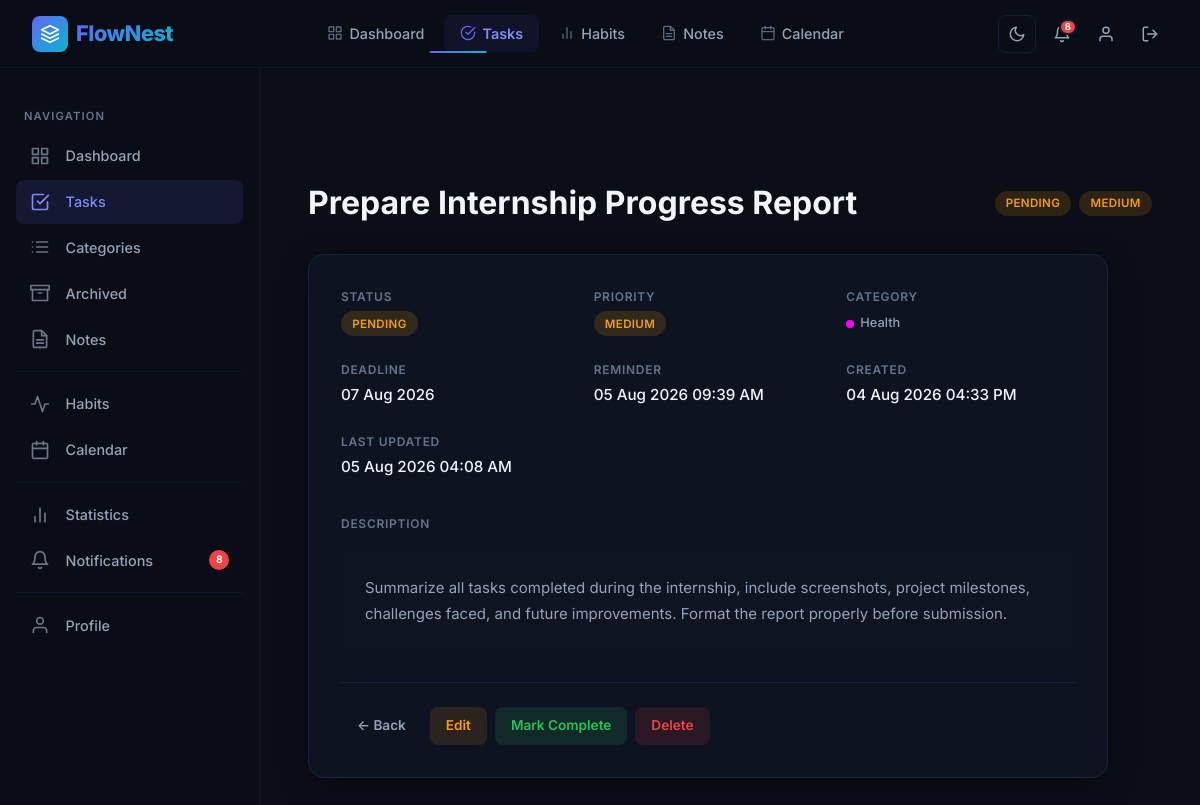
The app's page /tasks/view/4 (signed in) with its own data.
### app/models.py (models this page shows, shortened)
class Task(db.Model):
    __tablename__ = "tasks"
    id = db.Column(db.Integer, primary_key=True)
    title = db.Column(db.String(200), nullable=False)
    description = db.Column(db.Text, nullable=True)
    priority = db.Column(db.String(20), default="Medium")
    status = db.Column(db.String(20), default="Pending")
    deadline = db.Column(db.Date, nullable=True)
    reminder = db.Column(db.DateTime, nullable=True)
    attachment = db.Column(db.String(255), nullable=True)
    created_at = db.Column(
        db.DateTime,
        default=datetime.utcnow
    )
    updated_at = db.Column(
        db.DateTime,
        default=datetime.utcnow,
        onupdate=datetime.utcnow
    )
    reminder_sent = db.Column(
    db.Boolean,
    default=False
    )
    user_id = db.Column(
        db.Integer,
        db.ForeignKey("users.id"),
        nullable=False
    )
    category_id = db.Column(
        db.Integer,
        db.ForeignKey("categories.id"),
        nullable=True
    )
    user = db.relationship(
    "User",
    back_populates="tasks"
    )
    category = db.relationship(
    "Category",
    back_populates="tasks"
    )

class Category(db.Model):
    __tablename__ = "categories"
    id = db.Column(
        db.Integer,
        primary_key=True
    )
    user = db.relationship(
    "User",
    back_populates="categories"
    )
    tasks = db.relationship(
    "Task",
    back_populates="category",
    lazy=True
    )
    name = db.Column(
        db.String(100),
        nullable=False
    )
    color = db.Column(
        db.String(20),
        default="#007bff"
    )
    user_id = db.Column(
        db.Integer,
        db.ForeignKey("users.id"),
        nullable=False
    )

### app/routes/tasks.py (the view)
@tasks.route("/view/<int:task_id>")
@login_required
def view_task(task_id):
    task = Task.query.filter_by(
        id=task_id,
        user_id=current_user.id
    ).first_or_404()
    return render_template(
        "tasks/view.html",
        task=task
    )

### app/extensions.py (called while the page is built)
@login_manager.user_loader
def load_user(user_id):
    from app.models import User
    return User.query.get(int(user_id))

### app/templates/tasks/view.html (shortened to what this page needs)
{% extends "base.html" %}
{% block content %}
<div class="page-wrapper with-sidebar">
    <div class="page-content">
        <div class="page-header fade-in">
            <h2>{{ task.title }}</h2>
            <div style="display: flex; gap: 8px;">
                <span class="badge badge-{{ task.status|lower }}">{{ task.status }}</span>
                <span class="badge badge-{{ task.priority|lower }}">{{ task.priority }}</span>
            </div>
        </div>
        <div class="glass-card no-hover detail-card fade-in fade-in-delay-1">
            <div class="detail-grid">
                <div class="detail-item">
                    <span class="detail-label">Status</span>
                    <span class="detail-value">
                        <span class="badge badge-{{ task.status|lower }}">{{ task.status }}</span>
                    </span>
                </div>
                <div class="detail-item">
                    <span class="detail-label">Priority</span>
                    <span class="detail-value">
                        <span class="badge badge-{{ task.priority|lower }}">{{ task.priority }}</span>
                    </span>
                </div>
                <div class="detail-item">
                    <span class="detail-label">Category</span>
                    <span class="detail-value">
                        {% if task.category %}
                        <span class="category-tag">
                            <span class="category-dot" style="background: {{ task.category.color }};"></span>
                            {{ task.category.name }}
                        </span>
                        {% else %}
                        <span style="color: var(--text-muted);">Uncategorized</span>
                        {% endif %}
                    </span>
                </div>
                <div class="detail-item">
                    <span class="detail-label">Deadline</span>
                    <span class="detail-value">
                        {% if task.deadline %}
                        {{ task.deadline.strftime("%d %b %Y") }}
                        {% else %}
                        <span style="color: var(--text-muted);">No Deadline</span>
                        {% endif %}
                    </span>
                </div>
                <div class="detail-item">
                    <span class="detail-label">Reminder</span>
                    <span class="detail-value">
                        {% if task.reminder %}
                        {{ task.reminder.strftime("%d %b %Y %I:%M %p") }}
                        {% else %}
                        <span style="color: var(--text-muted);">Not Set</span>
                        {% endif %}
                    </span>
                </div>
                <div class="detail-item">
                    <span class="detail-label">Created</span>
                    <span class="detail-value">{{ task.created_at.strftime("%d %b %Y %I:%M %p") }}</span>
                </div>
                {% if task.updated_at %}
                <div class="detail-item">
                    <span class="detail-label">Last Updated</span>
                    <span class="detail-value">{{ task.updated_at.strftime("%d %b %Y %I:%M %p") }}</span>
                </div>
                {% endif %}
            </div>
            {% if task.description %}
            <div style="margin-bottom: var(--space-md);">
                <span class="detail-label">Description</span>
            </div>
            <div class="detail-description">
                {{ task.description }}
            </div>
            {% endif %}
            <div class="detail-actions">
                <a href="{{ url_for('tasks.list_tasks') }}" class="btn btn-ghost" style="font-size: 0.85rem;">← Back</a>
                <a href="{{ url_for('tasks.update_task', task_id=task.id) }}" class="btn-xs btn-warning-soft" style="padding: 0.5rem 1rem; font-size: 0.85rem;">Edit</a>
                {% if task.status == "Pending" %}
                <a href="{{ url_for('tasks.complete_task', task_id=task.id) }}" class="btn-xs btn-success-soft" style="padding: 0.5rem 1rem; font-size: 0.85rem;">Mark Complete</a>
                {% endif %}
                <a href="{{ url_for('tasks.delete_task', task_id=task.id) }}" class="btn-xs btn-danger-soft" style="padding: 0.5rem 1rem; font-size: 0.85rem;"
                    onclick="return confirm('Are you sure you want to delete this task?');">Delete</a>
            </div>
        </div>
    </div>
</div>
{% endblock %}

### records on screen
Task: title "Prepare Internship Progress Report", status "PENDING", priority "MEDIUM", deadline "07 Aug 2026", reminder "05 Aug 2026 09:39 AM", created_at "04 Aug 2026 04:33 PM", updated_at "05 Aug 2026 04:08 AM", description "Summarize all tasks completed during the internship, include screenshots, project milestones, challenges faced, and future improvements. Format the report properly before submission."
Category: category.name "Health"

### other values on screen
{{ unread_count }} "8"
